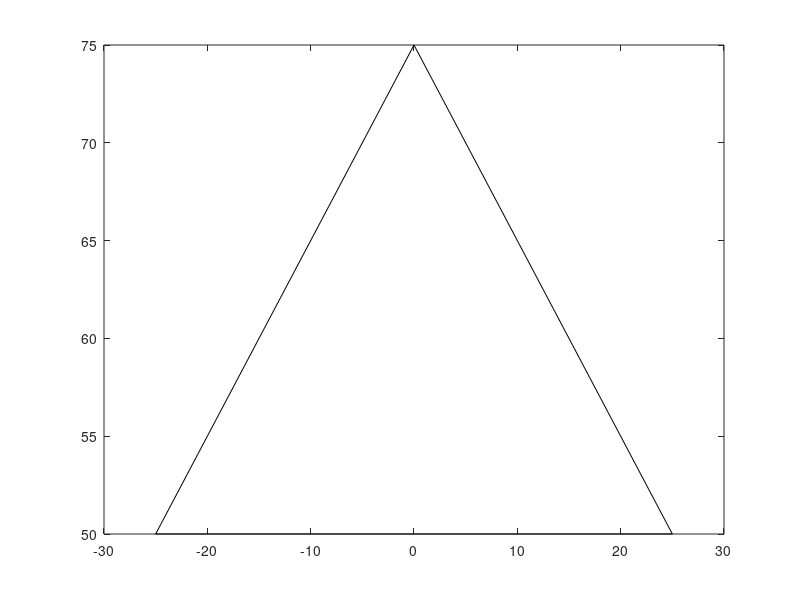

MATLAB code to generate this figure: (Note: this script raises an error after producing the figure.)
function trees_coloured_leaves(Ax,Ay,Bx,By,s,r)
%tree with coloured leaves
if nargin < 4
    Ax = -25.0;
    Ay = 0.0;
    Bx = 25.0;
    By = 0.0;
    s = 0.5;
    r = false;
elseif nargin < 5
    s = 0.5;
    r = false;
elseif nargin < 6
    r = false;
end

if r || s < 0.2 || s > 0.8
    s = (0.8-0.2).*rand() + .2;
end

Cx = Bx+Ay-By;
Cy = By+Bx-Ax;
Dx = Ax+Ay-By;
Dy = Ay+Bx-Ax;
Ex = ((1 - s) * Dx + s * Cx + sqrt(s * (1 - s)) * (Dy - Cy));
Ey = ((1 - s) * Dy + s * Cy + sqrt(s * (1 - s)) * (Cx - Dx));
    
x = [Ax,Bx,Cx,Dx,Ax];
y = [Ay,By,Cy,Dy,Ay];
ab = sqrt((Bx-Ax).^2+(By-Ay).^2);
if(ab >= 2.0)
    fill(x,y,'k');
    x = [Cx,Dx,Ex,Cx];
    y = [Cy,Dy,Ey,Cy];
    plot(x,y,'k');
    trees_coloured_leaves(Dx,Dy,Ex,Ey,s,r);
    trees_coloured_leaves(Ex,Ey,Cx,Cy,s,r);
else
    c = rand(1,3);        
    h = fill(x,y,c);
    set(h,'EdgeColor',c)
end
end
